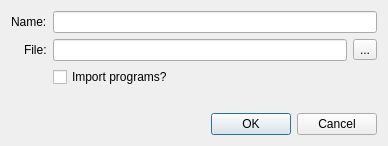
<?xml version="1.0" encoding="UTF-8"?>
<ui version="4.0">
 <class>ImportQueueDialog</class>
 <widget class="QDialog" name="ImportQueueDialog">
  <property name="geometry">
   <rect>
    <x>0</x>
    <y>0</y>
    <width>388</width>
    <height>146</height>
   </rect>
  </property>
  <property name="windowTitle">
   <string>Import Queue</string>
  </property>
  <layout class="QVBoxLayout" name="verticalLayout">
   <item>
    <layout class="QFormLayout" name="formLayout">
     <property name="labelAlignment">
      <set>Qt::AlignRight|Qt::AlignTrailing|Qt::AlignVCenter</set>
     </property>
     <item row="0" column="0">
      <widget class="QLabel" name="label">
       <property name="text">
        <string>Name:</string>
       </property>
      </widget>
     </item>
     <item row="1" column="0">
      <widget class="QLabel" name="label_2">
       <property name="text">
        <string>File:</string>
       </property>
      </widget>
     </item>
     <item row="0" column="1">
      <widget class="QLineEdit" name="nameEdit"/>
     </item>
     <item row="2" column="1">
      <widget class="QCheckBox" name="importPrograms">
       <property name="toolTip">
        <string>&lt;html&gt;&lt;head/&gt;&lt;body&gt;&lt;p&gt;Import programs&lt;/p&gt;&lt;p&gt;&lt;br/&gt;&lt;/p&gt;&lt;p&gt;Import any program configurations stored in the file.&lt;/p&gt;&lt;/body&gt;&lt;/html&gt;</string>
       </property>
       <property name="text">
        <string>Import programs?</string>
       </property>
      </widget>
     </item>
     <item row="1" column="1">
      <layout class="QHBoxLayout" name="horizontalLayout">
       <item>
        <widget class="QLineEdit" name="fileEdit"/>
       </item>
       <item>
        <widget class="QToolButton" name="fileButton">
         <property name="text">
          <string>...</string>
         </property>
        </widget>
       </item>
      </layout>
     </item>
    </layout>
   </item>
   <item>
    <widget class="QDialogButtonBox" name="buttonBox">
     <property name="orientation">
      <enum>Qt::Horizontal</enum>
     </property>
     <property name="standardButtons">
      <set>QDialogButtonBox::Cancel|QDialogButtonBox::Ok</set>
     </property>
    </widget>
   </item>
  </layout>
 </widget>
 <tabstops>
  <tabstop>nameEdit</tabstop>
  <tabstop>fileEdit</tabstop>
  <tabstop>fileButton</tabstop>
  <tabstop>importPrograms</tabstop>
  <tabstop>buttonBox</tabstop>
 </tabstops>
 <resources/>
 <connections>
  <connection>
   <sender>buttonBox</sender>
   <signal>accepted()</signal>
   <receiver>ImportQueueDialog</receiver>
   <slot>accept()</slot>
   <hints>
    <hint type="sourcelabel">
     <x>248</x>
     <y>254</y>
    </hint>
    <hint type="destinationlabel">
     <x>157</x>
     <y>274</y>
    </hint>
   </hints>
  </connection>
  <connection>
   <sender>buttonBox</sender>
   <signal>rejected()</signal>
   <receiver>ImportQueueDialog</receiver>
   <slot>reject()</slot>
   <hints>
    <hint type="sourcelabel">
     <x>316</x>
     <y>260</y>
    </hint>
    <hint type="destinationlabel">
     <x>286</x>
     <y>274</y>
    </hint>
   </hints>
  </connection>
 </connections>
</ui>
